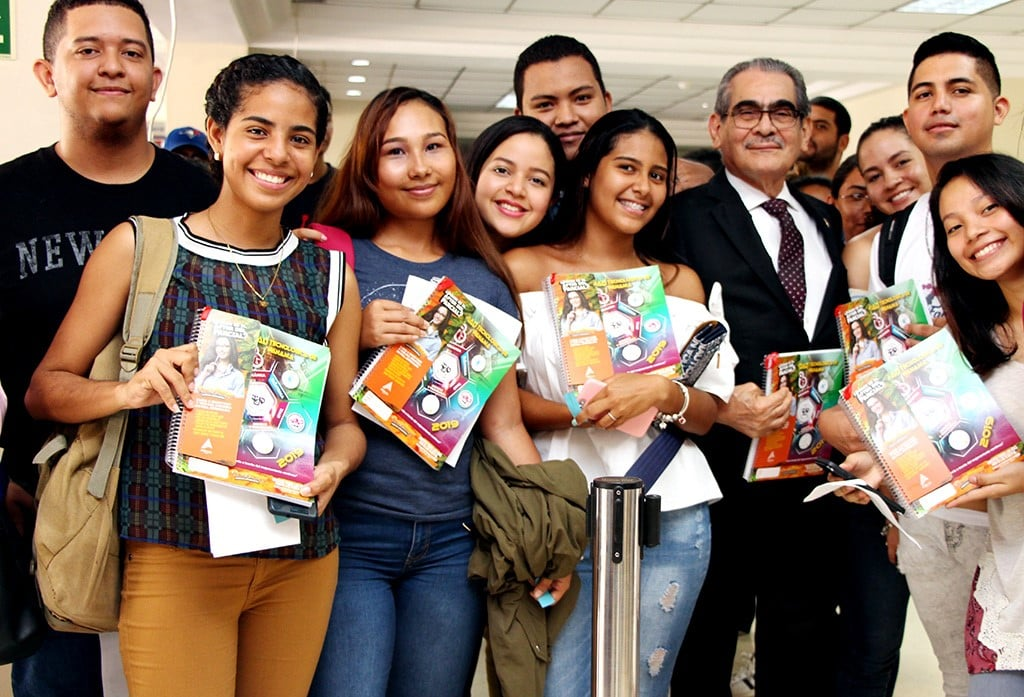
#> input picture face_recognition/images/estudiantes.jpg, 1024 x 697 px, found by its file name; its folder holds only this picture in this run; the run also reads 1 picture not shown here
$ python extracting_faces.py
#> lines starting #> are read from the running program, lines starting #| are printed output that depends on the picture
import cv2
import os

imagesPath= "C:/Users/rosa_/OneDrive/Escritorio/face_recognition/images"
if not os.path.exists("faces"):
    os.makedirs("faces")
    print("Nueva carpeta")

#detector facial
faceClassif = cv2.CascadeClassifier(cv2.data.haarcascades + 'haarcascade_frontalface_default.xml')

count = 0
for imageName in os.listdir(imagesPath):
    print(imageName)
    image = cv2.imread(imagesPath + "/" + imageName)
#> image is the input picture: shape (697, 1024, 3); mean B, G, R 97, 111.9, 133.2
    faces = faceClassif.detectMultiScale(image, 1.1, 5)
#> faces = [[720, 77, 89, 89], [895, 52, 97, 97], [520, 66, 90, 90], [368, 111, 98, 98], [594, 136, 87, 87], [470, 137, 94, 94], [56, 9, 107, 107], [215, 84, 124, 124]]
    for (x, y, w, h) in faces:
       # cv2.rectangle(image, (x,y), (x + w, y+h), (0,255, 0), 2)
       face = image[y:y + h, x:x + w]
       face = cv2.resize(face, (150, 150))
       cv2.imwrite("faces/" + str(count) + ".jpg", face)
       count +=1
#> this loop made 8 passes
#> pass 1, `face = image[y:y + h, x:x + w]`:
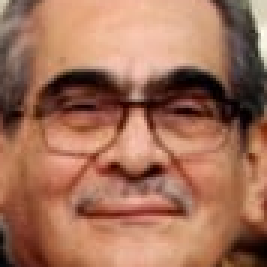
#> face: shape (89, 89, 3) (shown 3 times larger); mean B, G, R 88.1, 111.1, 161.6
#> pass 1, `face = cv2.resize(face, (150, 150))`:
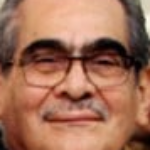
#> face: shape (150, 150, 3); mean B, G, R 88, 111, 161.5
#> pass 2, `face = image[y:y + h, x:x + w]`:
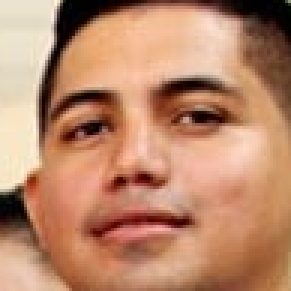
#> face: shape (97, 97, 3) (shown 3 times larger); mean B, G, R 107.2, 135.9, 186.5
#> pass 2, `face = cv2.resize(face, (150, 150))`:
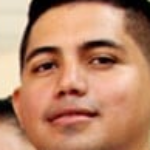
#> face: shape (150, 150, 3); mean B, G, R 107.1, 135.7, 186.3
#> after the loop, count = 8
       # [6 lines of commented-out code are left out]
